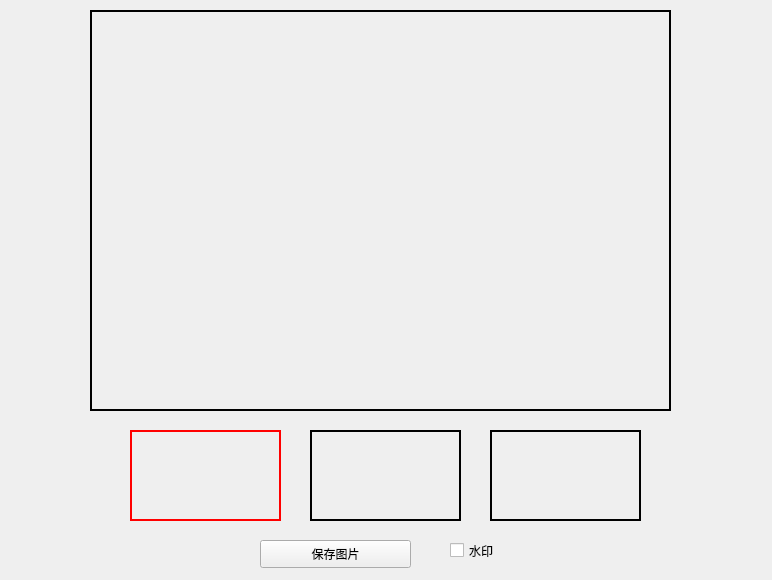
      <widget class="QWidget" name="tab">
       <attribute name="title">
        <string>图像处理</string>
       </attribute>
       <widget class="QWidget" name="widget" native="true">
        <property name="geometry">
         <rect>
          <x>0</x>
          <y>0</y>
          <width>763</width>
          <height>571</height>
         </rect>
        </property>
        <widget class="QLabel" name="label_show">
         <property name="geometry">
          <rect>
           <x>90</x>
           <y>10</y>
           <width>581</width>
           <height>401</height>
          </rect>
         </property>
         <property name="frameShape">
          <enum>QFrame::WinPanel</enum>
         </property>
         <property name="lineWidth">
          <number>1</number>
         </property>
         <property name="text">
          <string/>
         </property>
        </widget>
        <widget class="QPushButton" name="pushButton_3">
         <property name="geometry">
          <rect>
           <x>10</x>
           <y>180</y>
           <width>64</width>
           <height>64</height>
          </rect>
         </property>
         <property name="styleSheet">
          <string notr="true">border-radius:32px;
background-image: url(:/myImage/images/prev.png);</string>
         </property>
         <property name="text">
          <string/>
         </property>
        </widget>
        <widget class="QPushButton" name="pushButton_4">
         <property name="geometry">
          <rect>
           <x>690</x>
           <y>180</y>
           <width>64</width>
           <height>64</height>
          </rect>
         </property>
         <property name="styleSheet">
          <string notr="true">border-radius:32px;
background-image: url(:/myImage/images/next.png);</string>
         </property>
         <property name="text">
          <string/>
         </property>
        </widget>
        <widget class="QLabel" name="label_other">
         <property name="geometry">
          <rect>
           <x>130</x>
           <y>430</y>
           <width>151</width>
           <height>91</height>
          </rect>
         </property>
         <property name="styleSheet">
          <string notr="true">border:2px solid red;</string>
         </property>
         <property name="frameShape">
          <enum>QFrame::NoFrame</enum>
         </property>
         <property name="frameShadow">
          <enum>QFrame::Plain</enum>
         </property>
         <property name="text">
          <string/>
         </property>
        </widget>
        <widget class="QLabel" name="label_other_1">
         <property name="geometry">
          <rect>
           <x>310</x>
           <y>430</y>
           <width>151</width>
           <height>91</height>
          </rect>
         </property>
         <property name="frameShape">
          <enum>QFrame::WinPanel</enum>
         </property>
         <property name="frameShadow">
          <enum>QFrame::Plain</enum>
         </property>
         <property name="text">
          <string/>
         </property>
        </widget>
        <widget class="QLabel" name="label_other_3">
         <property name="geometry">
          <rect>
           <x>490</x>
           <y>430</y>
           <width>151</width>
           <height>91</height>
          </rect>
         </property>
         <property name="frameShape">
          <enum>QFrame::WinPanel</enum>
         </property>
         <property name="frameShadow">
          <enum>QFrame::Plain</enum>
         </property>
         <property name="text">
          <string/>
         </property>
        </widget>
        <widget class="QPushButton" name="pushButton_save">
         <property name="geometry">
          <rect>
           <x>260</x>
           <y>540</y>
           <width>151</width>
           <height>28</height>
          </rect>
         </property>
         <property name="text">
          <string>保存图片</string>
         </property>
        </widget>
        <widget class="QCheckBox" name="checkBox">
         <property name="geometry">
          <rect>
           <x>450</x>
           <y>540</y>
           <width>61</width>
           <height>21</height>
          </rect>
         </property>
         <property name="text">
          <string>水印</string>
         </property>
        </widget>
       </widget>
      </widget>
